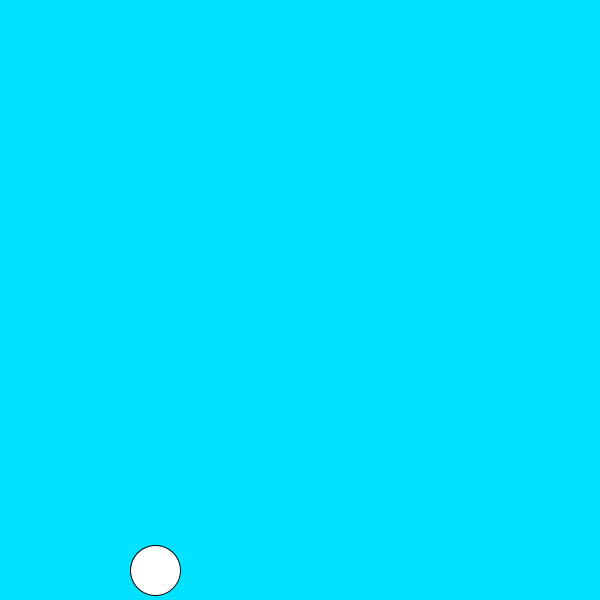
Frame 1 (no input)
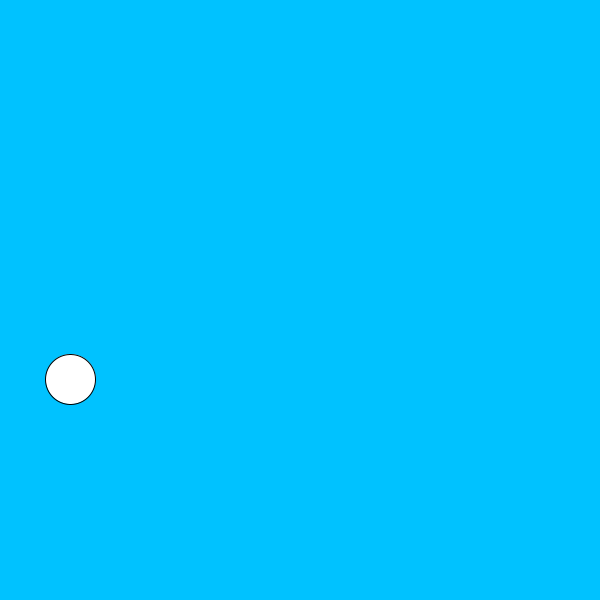
Frame 60 (the mouse pressed at the canvas centre just before this capture)
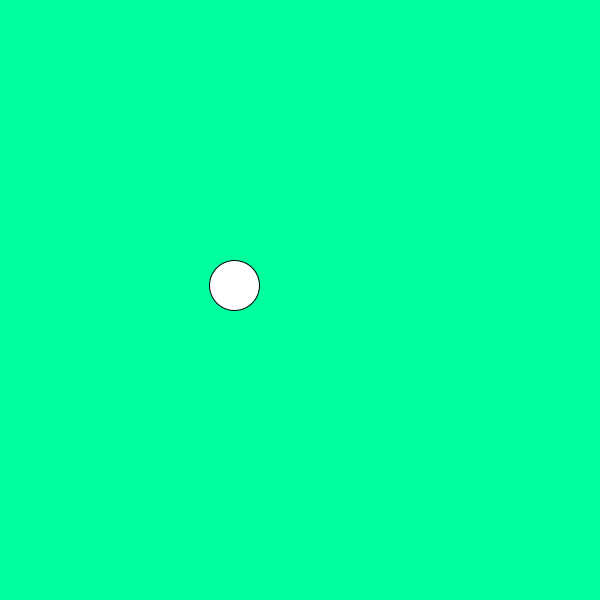
Frame 120 (the mouse held since frame 60 and released just before this capture)

The Processing sketch that drew these frames (run headless with seeded random() and noise(); from frame 60 on, the mouse is pressed at the canvas centre):

// Processing sketch: processing_185643
// ── processing_185643.pde

void setup() {
  size(600, 600);
  colorMode(HSB);
}
void draw() {
  float aleatorio=random (100,150);
  float x=random(0,width);
  float y= random (0,height);
  background (aleatorio, 255,255);
  ellipse (x, y, 50,50);
  }
